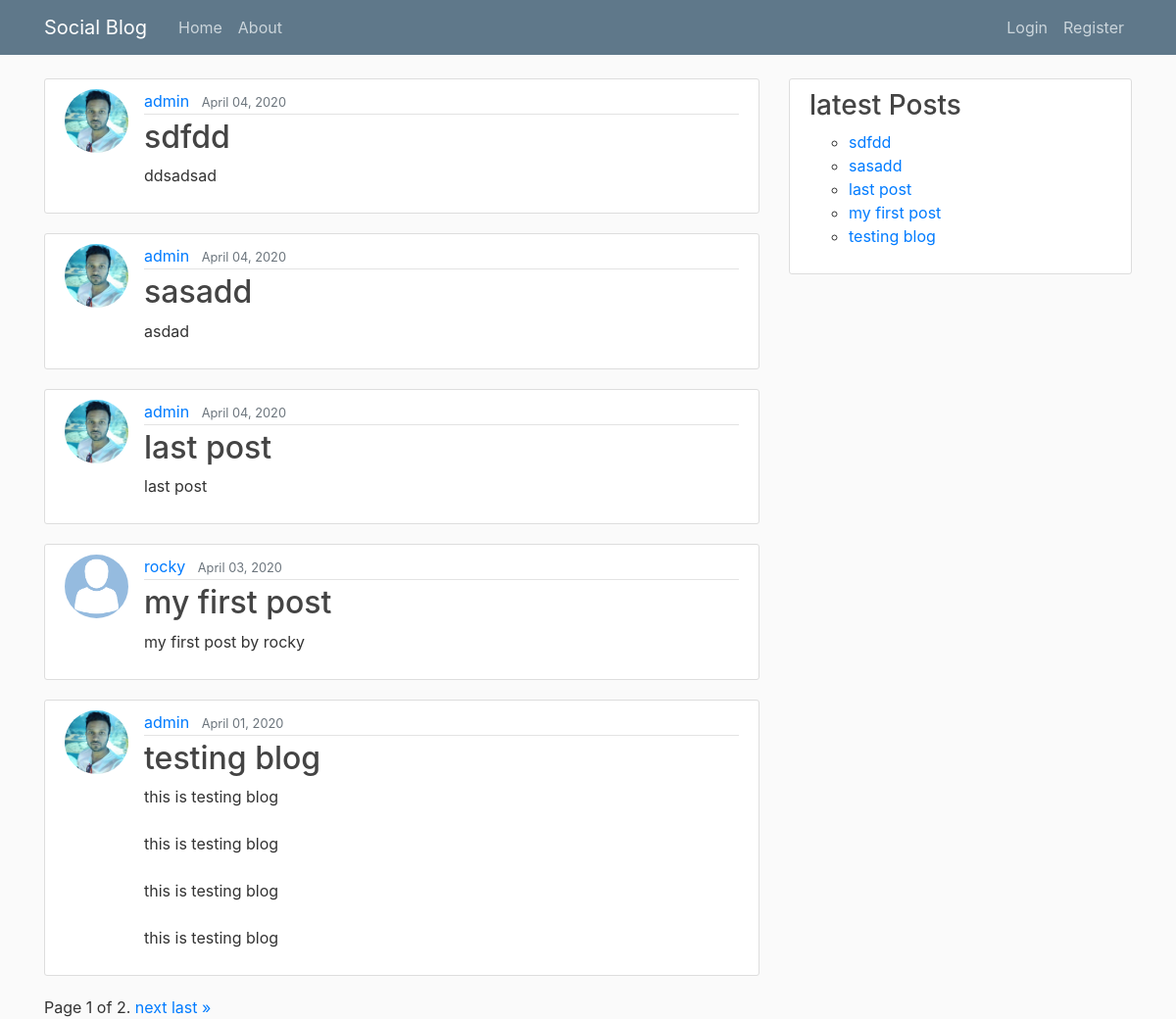
The page / on the database its author committed.
### blog/models.py (models this page shows, shortened)
class Post(models.Model):
    title = models.CharField(max_length=100)
    content = models.TextField()
    date_posted = models.DateTimeField(default=timezone.now)
    author = models.ForeignKey(User, on_delete=models.CASCADE)
    published = models.BooleanField(default=False)

### users/models.py (models this page shows, shortened)
class Profile(models.Model):
    user = models.OneToOneField(User, on_delete=models.CASCADE)
    image = models.ImageField(default='default.jpg', upload_to='profile_pics')

### blog/views.py (the view)
# urls.py: path('', PostListView.as_view(), name='blog-home'),
class PostListView(ListView):
    model = Post
    template_name = 'blog/home.html'
    context_object_name = 'posts'
    paginate_by = 5
    ordering = ['-date_posted']
    def get_queryset(self):
        return Post.objects.filter(published=True).order_by('-date_posted')

### blog/templatetags/context_processors.py (called while the page is built)
@register.filter(name='sidebar_posts')
def sidebar_posts(arg):
    posts = Post.objects.filter(published=True).order_by('-date_posted')[:5]
    text = '<ul>'
    for post in posts:
        text += f'<li class=""><a href="/post/{post.id}">{post.title}</a></li>'
    text += '</ul>'
    return mark_safe(text)

### blog/templates/blog/home.html (shortened to what this page needs)
{% extends 'blog/base.html' %}
{% block content %}
{% if posts %}
{% for post in posts %}
<article class="media content-section">
    <img class="rounded-circle article-img" src="{{ post.author.profile.image.url }}">
    <div class="media-body">
        <div class="article-metadata">
            <a class="mr-2" href="{% url 'user-posts' post.author.username %}">{{ post.author }}</a>
            <small class="text-muted">{{ post.date_posted|date:"F d, Y" }}</small>
        </div>
        <h2><a class="article-title" href="{% url 'post-details' post.id %}">{{ post.title }}</a></h2>
        <p class="article-content">{{ post.content }}</p>
    </div>
</article>
{% endfor %}
<div class="pagination">
    <span class="step-links">
        <span class="current">
            Page {{ page_obj.number }} of {{ page_obj.paginator.num_pages }}.
        </span>
        {% if page_obj.has_next %}
            <a href="?page={{ page_obj.next_page_number }}">next</a>
            <a href="?page={{ page_obj.paginator.num_pages }}">last &raquo;</a>
        {% endif %}
    </span>
</div>
{% else %}
{% if draft_empty_text %}
    <p>
        <h4>{{ draft_empty_text }}</h4>
    </p>
{% endif %}
{% endif %}
{% endblock content %}

### blog/templates/blog/base.html (shortened to what this page needs)
{% load static %}
{% load context_processors %}
<!DOCTYPE html>
<html lang="en">
<head>
    <link rel="stylesheet" href="https://stackpath.bootstrapcdn.com/bootstrap/4.4.1/css/bootstrap.min.css"
>
    <link rel="stylesheet" href="{% static 'blog/main.css' %}">
</head>
<body>
<header class="site-header">
    <nav class="navbar navbar-expand-md navbar-dark bg-steel fixed-top">
        <div class="container">
            <a class="navbar-brand mr-4" href="/">Social Blog</a>
            <div class="collapse navbar-collapse" id="navbarToggle">
                <div class="navbar-nav mr-auto">
                    <a class="nav-item nav-link" href="{% url 'blog-home' %}">Home</a>
                    <a class="nav-item nav-link" href="{% url 'blog-about' %}">About</a>
                </div>
                <div class="navbar-nav">
                    {% if user.is_authenticated %}
                        <a class="nav-item nav-link" href="{% url 'post-create' %}">New Post</a>
                        <a class="nav-item nav-link" href="{% url 'post-draft' %}">Draft</a>
                        <a class="nav-item nav-link" href="{% url 'profile' %}">Profile</a>
                        <a class="nav-item nav-link" href="{% url 'logout' %}">Logout</a>
                    {% else %}
                        <a class="nav-item nav-link" href="{% url 'login' %}">Login</a>
                    <a class="nav-item nav-link" href="{% url 'register' %}">Register</a>
                    {% endif %}
                </div>
            </div>
        </div>
    </nav>
</header>
<main role="main" class="container">
    <div class="row">
        <div class="col-md-8">
            {% block content %}{% endblock %}
        </div>
        <div class="col-md-4">
            <div class="content-section">
                <h3>latest Posts</h3>
                <ul class="list-group">
                {{ ""|sidebar_posts }}
                </ul>
            </div>
        </div>
    </div>
</main>
</body>
</html>

### blog/static/blog/main.css (style rules this page uses)
body { background: #fafafa; color: #333333; margin-top: 5rem; }
h1, h2, h3, h4, h5, h6 { color: #444444; }
ul { margin: 0; }
.bg-steel { background-color: #5f788a; }
.site-header .navbar-nav .nav-link { color: #cbd5db; }
.content-section { background: #ffffff; padding: 10px 20px; border: 1px solid #dddddd; border-radius: 3px; margin-bottom: 20px; }
.article-title { color: #444444; }
.article-content { white-space: pre-line; }
.article-img { height: 65px; width: 65px; margin-right: 16px; }
.article-metadata { padding-bottom: 1px; margin-bottom: 4px; border-bottom: 1px solid #e3e3e3 }

### rows shown on the page
Post: author.profile.image (picture), author "admin", date_posted "April 04, 2020", title "sdfdd", content "ddsadsad", id+title "sdfdd sasadd last post my first post testing blog"
Post: author.profile.image (picture), author "admin", date_posted "April 04, 2020", title "sasadd", content "asdad"
Post: author.profile.image (picture), author "admin", date_posted "April 04, 2020", title "last post", content "last post"
Post: author.profile.image (placeholder picture), author "rocky", date_posted "April 03, 2020", title "my first post", content "my first post by rocky"
Post: author.profile.image (picture), author "admin", date_posted "April 01, 2020", title "testing blog", content "this is testing blog this is testing blog this is testing blog this is testing blog"

### other values the page prints
{{ page_obj.number }} "1"
{{ page_obj.paginator.num_pages }} "2"
